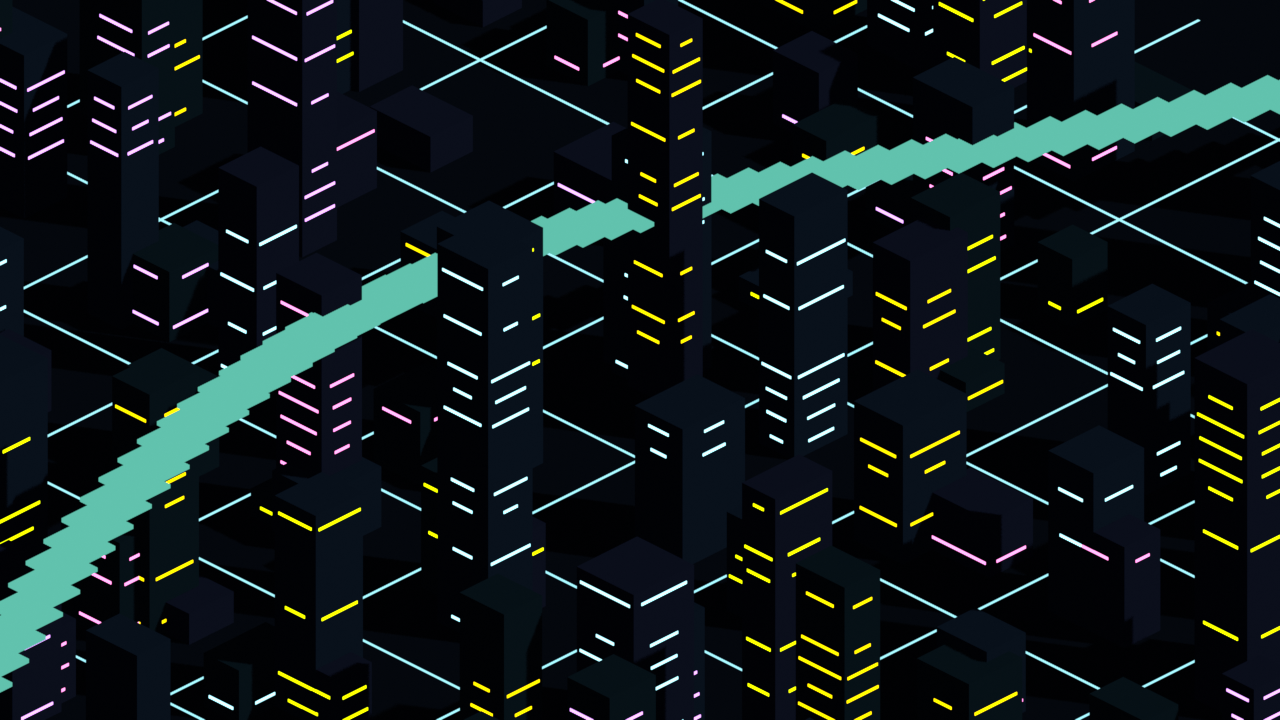
#> input picture docs/concepts/binary_damage/scripts/backdrop.png, 1280 x 720 px
$ python bd_render.py
#> lines starting #> are read from the running program, lines starting #| are printed output that depends on the picture; after the words box and inside, x2 and y2 are one past the last pixel; in counts of white or black regions, pixels touching at a corner belong together
"""Binary damage shards: concept renderer (Pillow only, seeded).

Composites 2D VFX frames over the Blender backdrop (bd_backdrop.py) and writes the GIFs,
strips, greyscale sheet, reduce-effects still and contact sheet into ../

  python bd_render.py <backdrop.png>

Everything is drawn at 2x (SS) and downsampled for anti-aliasing. All randomness is
random.Random(seed) per variant, so reruns match byte for byte.
"""
import math, os, random, sys
from PIL import Image, ImageDraw, ImageFont, ImageFilter, ImageChops, ImageEnhance, ImageOps

HERE = os.path.dirname(os.path.abspath(__file__))
OUT = os.path.dirname(HERE)
REPO = os.path.abspath(os.path.join(OUT, "..", "..", ".."))
FONT_MONO = os.path.join(REPO, "assets", "fonts", "ShareTechMono-Regular.ttf")
FONT_HEAD = os.path.join(REPO, "assets", "fonts", "Anton-Regular.ttf")
BACKDROP = sys.argv[1] if len(sys.argv) > 1 else os.path.join(HERE, "backdrop.png")

SS = 2
W, H = 640, 480                 # final frame size
SW, SH = W * SS, H * SS
FPS = 30
DT = 1.0 / FPS
EFFECT_FRAMES = 18              # 0.6 s (T2 cap)
PRE_FRAMES = 3                  # attack projectile arriving
HOLD_FRAMES = 10                # end state held so the loop reads

# palette (ART_BIBLE 3)
PINK = (255, 61, 168); CYAN = (92, 225, 255); GAIN = (123, 224, 123); HARM = (255, 68, 51)
VIOLET = (200, 90, 255); DEPLOY = (176, 140, 255); ACID = (212, 255, 0)
TEXT_HI = (242, 246, 255); TEXT_MID = (175, 192, 214); METAL = (52, 56, 62); DESK = (27, 29, 33)
WHITE = (255, 255, 255)

CX, CY = int(SW * 0.42), int(SH * 0.47)    # spinner centre (left of centre: the burst has room)
R_OUT, R_IN, R_HUB = 200, 120, 88
R_HP = 236                          # HP arc radius
HP_A0, HP_A1 = 148.0, 32.0          # arc runs left (full end) -> right, screen degrees (y down)
HP_MAX, HP_SEGS = 60, 20
HIT_ANGLE = -30.0                   # impact on the upper-right rim

_font_cache = {}


def font(path, size):
    k = (path, size)
    if k not in _font_cache:
        _font_cache[k] = ImageFont.truetype(path, size)
    return _font_cache[k]


def pol(r, a_deg, cx=CX, cy=CY):
    a = math.radians(a_deg)
    return (cx + r * math.cos(a), cy + r * math.sin(a))


def lerp(a, b, t):
    return a + (b - a) * t


def clamp(x, a=0.0, b=1.0):
    return max(a, min(b, x))


def ease_in3(t):
    return t * t * t


def ease_out2(t):
    return 1 - (1 - t) * (1 - t)


# ---------------------------------------------------------------- static scene layers
def make_backdrop():
    im = Image.open(BACKDROP).convert("RGB")
    # crop a 4:3 window and scale to SS size
    w, h = im.size
    cw = int(h * 4 / 3)
    im = im.crop(((w - cw) // 2, 0, (w - cw) // 2 + cw, h)).resize((SW, SH), Image.LANCZOS)
#> im: PIL image 1280x960 RGB
    im = ImageEnhance.Color(im).enhance(0.35)          # desaturate (feedback 3)
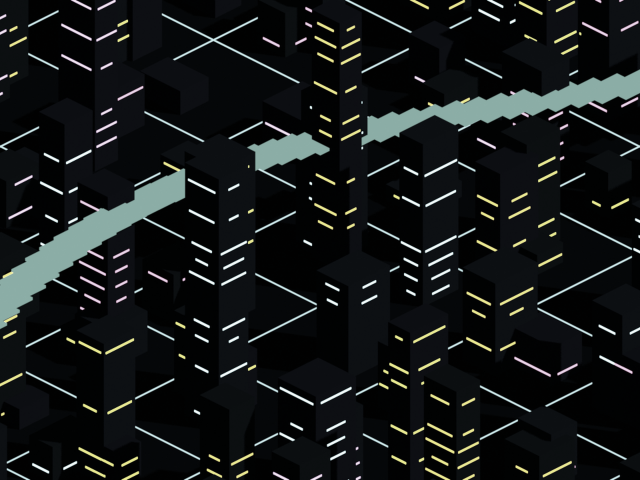
#> im: PIL image 1280x960 RGB (shown at 1/2 size); mean R, G, B 21.6, 24.9, 24.9
    im = ImageEnhance.Brightness(im).enhance(0.8)     # combat dims the city (ART_BIBLE 9.1)
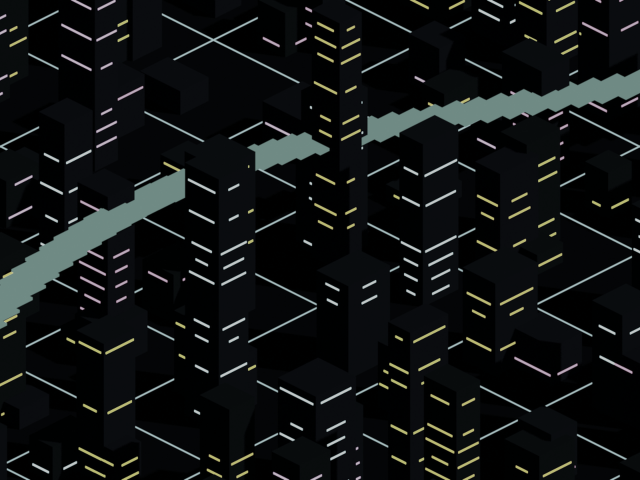
#> im: PIL image 1280x960 RGB (shown at 1/2 size); mean R, G, B 16.8, 19.4, 19.5
    im = im.filter(ImageFilter.GaussianBlur(3 * SS))
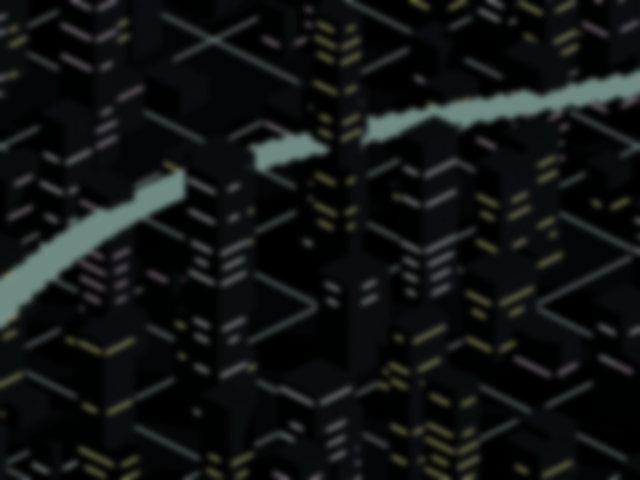
#> im: PIL image 1280x960 RGB (shown at 1/2 size); mean R, G, B 16.8, 19.4, 19.4
    scrim = Image.new("RGB", (SW, SH), (2, 3, 10))
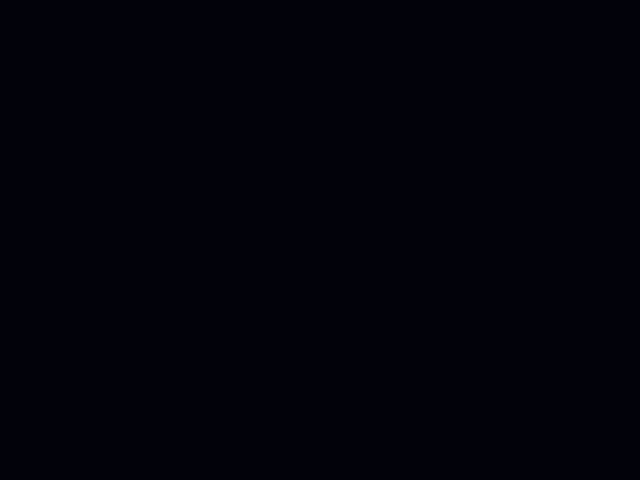
#> scrim: PIL image 1280x960 RGB (shown at 1/2 size); mean R, G, B 2, 3, 10
    im = Image.blend(im, scrim, 0.22)
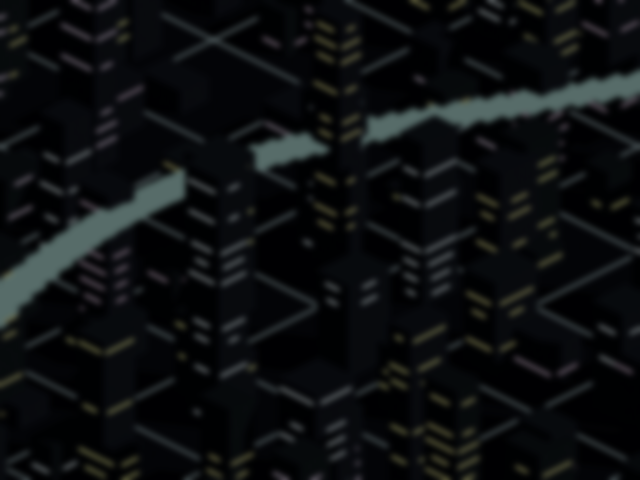
#> im: PIL image 1280x960 RGB (shown at 1/2 size); mean R, G, B 13.1, 15.4, 16.8
    # a soft vignette around the wheel region
    vig = Image.new("L", (SW, SH), 0)
#> vig: PIL image 1280x960 L; every value is 0
    ImageDraw.Draw(vig).ellipse((CX - 520, CY - 480, CX + 520, CY + 560), fill=255)
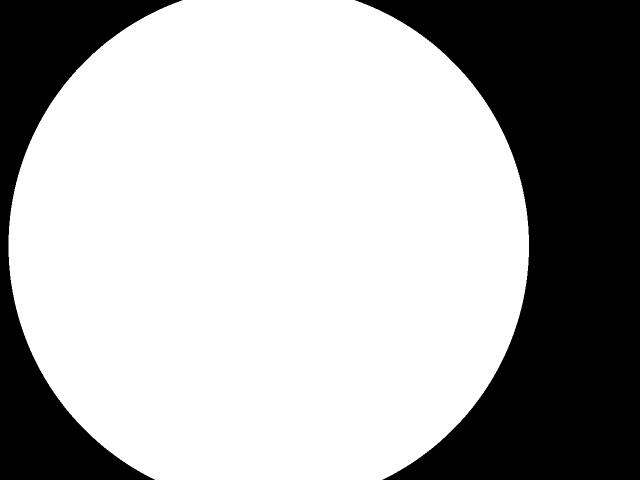
#> vig: PIL image 1280x960 L (shown at 1/2 size); 67.4% white; 2 black regions, box (x1, y1, x2, y2) and area: (710, 0, 1280, 960) 298612, (0, 0, 365, 960) 101812
    vig = vig.filter(ImageFilter.GaussianBlur(120))
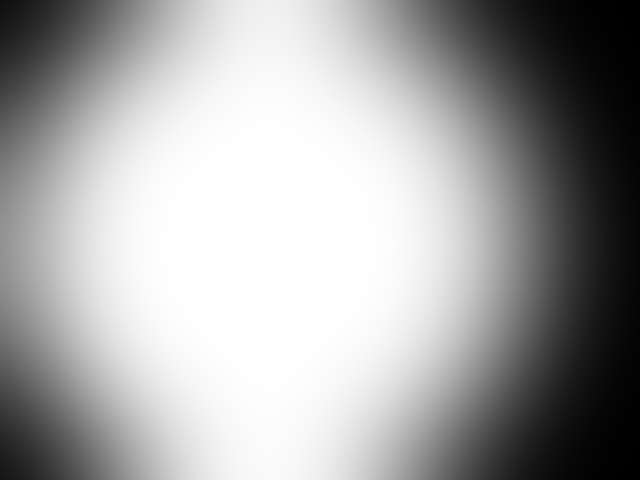
#> vig: PIL image 1280x960 L (shown at 1/2 size); min 0, max 255, mean 165.9
    dark = Image.new("RGB", (SW, SH), (0, 0, 0))
#> dark: PIL image 1280x960 RGB; every value is 0
    return Image.composite(im, dark, vig.point(lambda v: 90 + v * 165 // 255))
#> (the rest of the program and of its run is left out)
